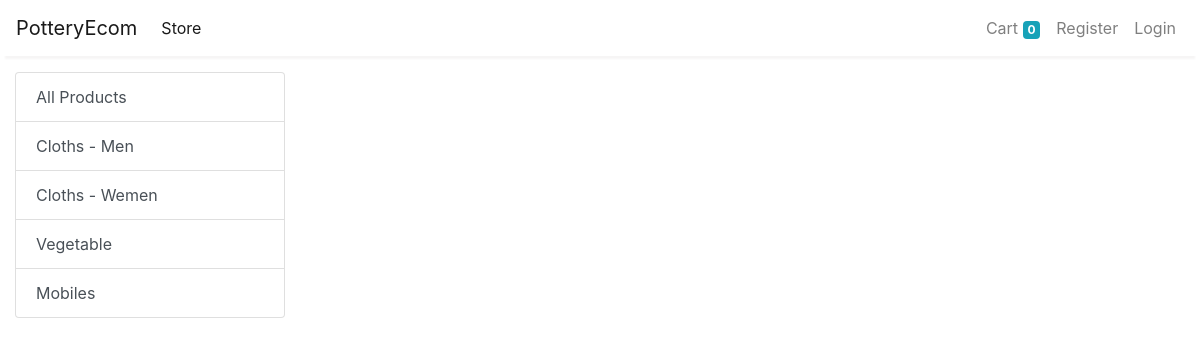
/store?category=5, run on an earlier commit of the app's database.
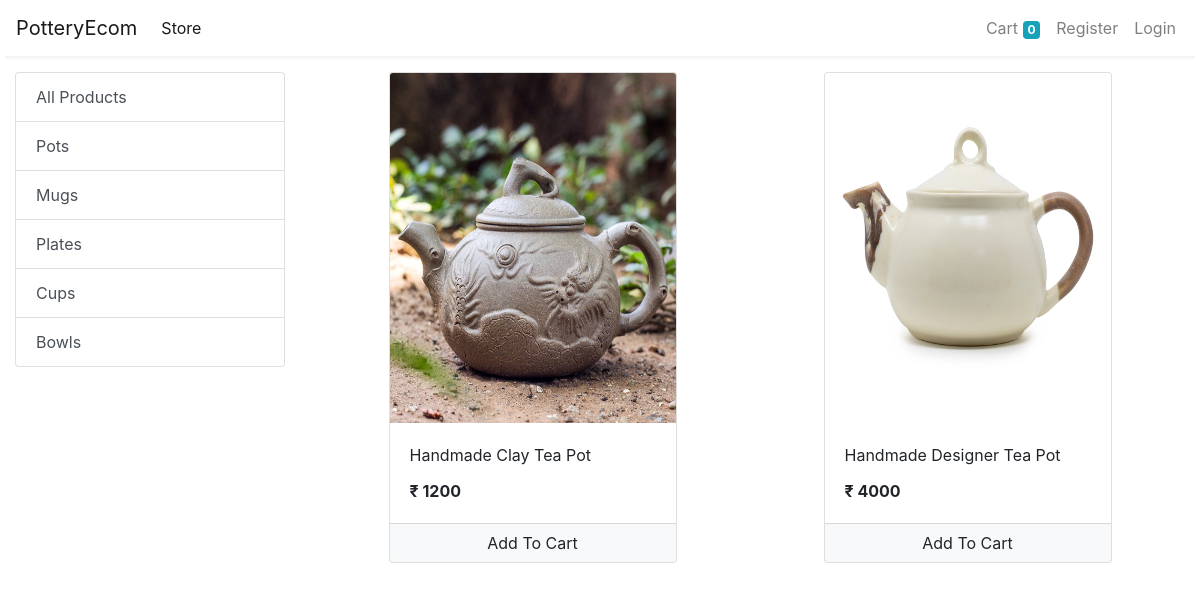
And on a later commit of the database.
### store/models/category.py (models this page shows, shortened)
class Category(models.Model):
    name = models.CharField(max_length=20)
    @staticmethod
    def get_all_categories():
        return Category.objects.all()

### store/models/product.py (models this page shows, shortened)
class Product(models.Model):
    name = models.CharField(max_length=50)
    price = models.IntegerField(default=0)
    category = models.ForeignKey(Category, on_delete=models.CASCADE, default=1)
    description = models.CharField(max_length=200, default='' , null=True , blank=True)
    image = models.ImageField(upload_to='uploads/products/')
    @staticmethod
    def get_all_products_by_categoryid(category_id):
        if category_id:
            return Product.objects.filter(category = category_id)
        else:
            return Product.get_all_products();

### store/views/home.py (the view)
# urls.py: path('' , include('store.urls'))
def store(request):
    cart = request.session.get('cart')
    if not cart:
        request.session['cart'] = {}
    products = None
    categories = Category.get_all_categories()
    categoryID = request.GET.get('category')
    if categoryID:
        products = Product.get_all_products_by_categoryid(categoryID)
    else:
        products = Product.get_all_products()
    data = {}
    data['products'] = products
    data['categories'] = categories
    print('you are : ', request.session.get('email'))
    return render(request, 'index.html', data)

### store/templatetags/cart.py (called while the page is built)
@register.filter(name='is_in_cart')
def is_in_cart(product  , cart):
    keys = cart.keys()
    for id in keys:
        if int(id) == product.id:
            return True
    return False;

### store/templatetags/custom_filter.py (called while the page is built)
@register.filter(name='currency')
def currency(number):
    return "₹ "+str(number)

### store/templates/index.html (shortened to what this page needs)
{% extends 'base.html' %}
{% block content %}
{% load cart %}
{% load custom_filter %}
<div class="container-fluid mt-3">
	<div class="row">
		<div class="col-lg-3 mx-auto">
			<div class="list-group">
				<a href="/" class="list-group-item list-group-item-action">All Products</a>
				{% for category in categories %}
				<a href="/?category={{category.id}}"
					class="list-group-item list-group-item-action">{{category.name}}</a>
				{% endfor %}
			</div>
		</div>
		<div id='products' class="col-lg-9 mx-auto">
			<div class="row mx-auto">
				{% for product in products %}
				<div class="card mx-auto mb-3" id={{product.id}} style="width: 18rem;">
					<img class="card-img-top" src="{{product.image.url}}" alt="Card image cap" height="350px">
					<div class="card-body">
						<p class="card-title">{{product.name}}</p>
						<p class="card-text"><b>{{product.price|currency}}</b></p>
					</div>
					<div class="card-footer p-0 no-gutters">
						{% if product|is_in_cart:request.session.cart %}
						<div class="row no-gutters">
							<form action="/#{{product.id}}" class="col-2 " method="post">
								{% csrf_token %}
								<input hidden type="text" name='product' value='{{product.id}}'>
								<input hidden type="text" name='remove' value='True'>
								<input type="submit" value=" - " class="btn btn-block btn-light border-right">
							</form>
							<div class="text-center col">{{product|cart_quantity:request.session.cart}} in Cart</div>
							<form action="/#{{product.id}}" class="col-2 " method="post">
								{% csrf_token %}
								<input hidden type="text" name='product' value='{{product.id}}'>
								<input type="submit" value=" + " class="btn btn-block btn-light border-left">
							</form>
						</div>
						{% else %}
						<form action="/#{{product.id}}" method="POST" class="btn-block">
							<input type="submit" class="float-right btn btn-light  form-control"
								value="Add To Cart">
						</form>
						{% endif %}
					</div>
				</div>
				{% endfor %}
			</div>
		</div>
	</div>
</div>
{% endblock %}

### store/templates/base.html (shortened to what this page needs)
<!doctype html>
<html lang="en">
<head>
  <link rel="stylesheet" href="https://maxcdn.bootstrapcdn.com/bootstrap/4.0.0/css/bootstrap.min.css"
>
</head>
<body class="homepage-bg1">
  <nav class="one-edge-shadow
  sticky-top navbar
  navbar-expand-lg
   navbar-light bg-white">
    <a class="navbar-brand" href="/">PotteryEcom</a>
    <div class="collapse navbar-collapse" id="navbarSupportedContent">
      <ul class="navbar-nav mr-auto">
        <li class="nav-item active">
          <a class="nav-link" href="/store">Store <span class="sr-only">(current)</span></a>
        </li>
      </ul>
      <ul class=" navbar-nav my-2 my-lg-0">
        <li class="nav-item ">
          <a class="nav-link" href="/cart">Cart
            <span class="badge badge-info">{{request.session.cart.keys|length}}</span>
            <span class="sr-only">(current)</span></a>
        </li>
        {% if request.session.customer %}
        <li class="nav-item ">
          <a class="nav-link" href="/orders">Orders<span class="sr-only">(current)</span></a>
        </li>
        <li class="nav-item ">
          <a class="nav-link" href="/logout">Logout<span class="sr-only">(current)</span></a>
        </li>
        {% else %}
        <li class="nav-item ">
          <a class="nav-link" href="/signup">Register<span class="sr-only">(current)</span></a>
        </li>
        <li class="nav-item ">
          <a class="nav-link" href="/login">Login<span class="sr-only">(current)</span></a>
        </li>
        {% endif %}
      </ul>
    </div>
  </nav>
    {% block content %}{% endblock %}
</body>
</html>

### store/templates/base.html (style rules this page uses)
nav { background-color: white; }
.one-edge-shadow { box-shadow: 0 8px 2px -5px rgb(246, 245, 245); }

What changed in the data, as far as the page shows it:
removed Category: name "Cloths - Men"
removed Category: name "Cloths - Wemen"
removed Category: name "Vegetable"
removed Category: name "Mobiles"
added Category: name "Pots"
added Category: name "Mugs"
added Category: name "Plates"
added Category: name "Cups"
added Category: name "Bowls"
added Product: image (picture), name "Handmade Clay Tea Pot", price "₹ 1200"
added Product: image (picture), name "Handmade Designer Tea Pot", price "₹ 4000"
